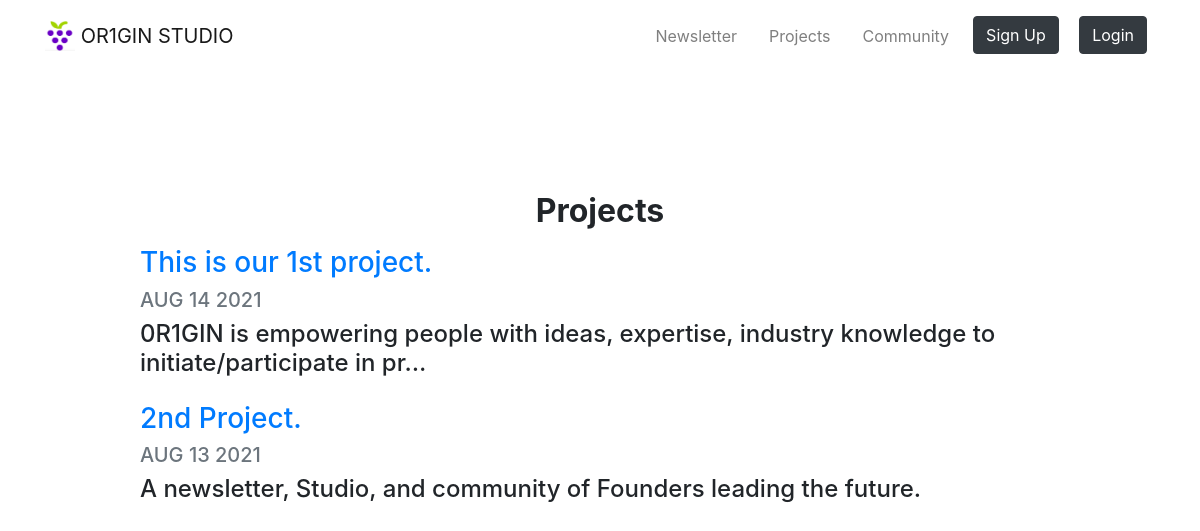
Screenshot of /Project/ with the database file from the repository.
### Project/models.py (models this page shows, shortened)
class Project(models.Model):
    title = models.CharField(max_length=200)
    description = models.TextField()
    date = models.DateField()

### Project/views.py (the view)
# urls.py: path('', views.all_projects, name='all_projects'),
def all_projects(request):
    Projects = Project.objects.order_by('-date')
    return render(request,'Project/all_projects.html',{'Projects':Projects})

### Project/templates/Project/all_projects.html
{% extends "Newsletter/base.html" %}
{% load static %}
{% block content %}
<br>
<br>
<br>
<br>
<br>
<h2 id="Projecttitle" class="font-weight-bold text-center">Projects</h2>
{% for Project in Projects %}
<div class="row justify-content-center my-3">
  <div class="col-md-10">
    <a href="{% url 'Project:detail' Project.id %}">
      <h3>{{ Project.title }}</h3>
    </a>
    <h5 class="text-muted">{{ Project.date|date:'M d Y'|upper }}</h5>
    <h4>{{ Project.description|striptags|truncatechars:100 }}</h4>
  </div>
</div>
{% endfor %}
{% endblock %}

### rows the page displays
Project: title "This is our 1st project.", date "AUG 14 2021", description "0R1GIN is empowering people with ideas, expertise, industry knowledge to initiate/participate in pr…"
Project: title "2nd Project.", date "AUG 13 2021", description "A newsletter, Studio, and community of Founders leading the future."
